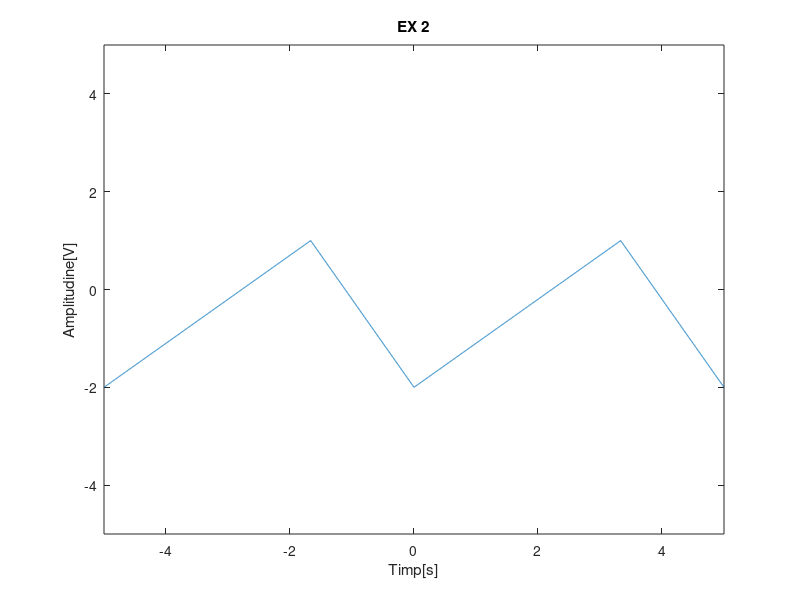
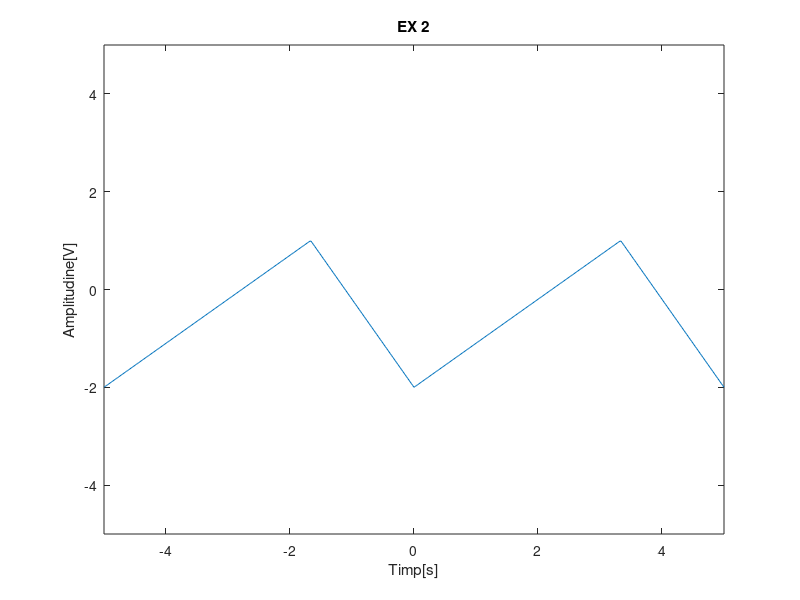
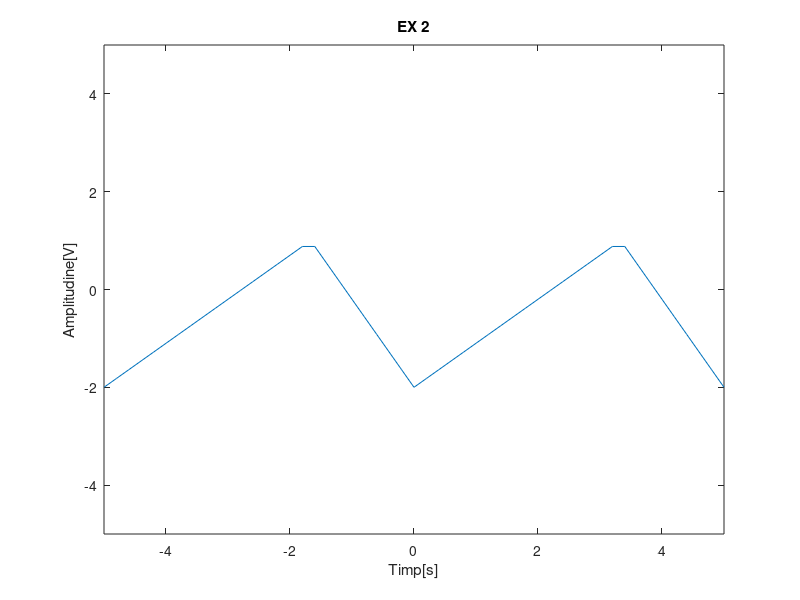

The MATLAB script that drew these images, in order:
figure(1);
T = 5;
t = -T:0.002:T;
x = -0.5+1.5*sawtooth(2*pi*t/T,2/3);
plot (t,x);
axis([-5 5 -5 5]);
title('EX 2');
xlabel('Timp[s]');
ylabel('Amplitudine[V]');


figure(2);
T = 5;
t = -T:0.020:T;
x = -0.5+1.5*sawtooth(2*pi*t/T,2/3);
plot (t,x);
axis([-5 5 -5 5]);
title('EX 2');
xlabel('Timp[s]');
ylabel('Amplitudine[V]');


figure(3);
T = 5;
t = -T:0.200:T;
x = -0.5+1.5*sawtooth(2*pi*t/T,2/3);
plot (t,x);
axis([-5 5 -5 5]);
title('EX 2');
xlabel('Timp[s]');
ylabel('Amplitudine[V]');